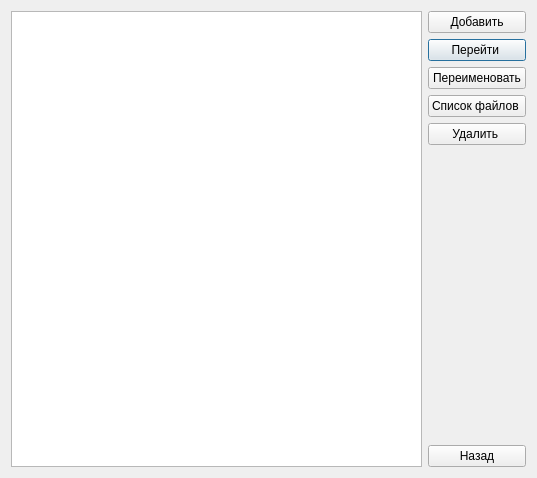
<?xml version="1.0" encoding="UTF-8"?>
<ui version="4.0">
 <class>VersionListForm</class>
 <widget class="QDialog" name="VersionListForm">
  <property name="windowModality">
   <enum>Qt::ApplicationModal</enum>
  </property>
  <property name="geometry">
   <rect>
    <x>0</x>
    <y>0</y>
    <width>537</width>
    <height>478</height>
   </rect>
  </property>
  <property name="windowTitle">
   <string>Список версий проекта</string>
  </property>
  <layout class="QGridLayout" name="gridLayout_2">
   <item row="0" column="1">
    <layout class="QGridLayout" name="gridLayout">
     <item row="5" column="0">
      <spacer name="verticalSpacer">
       <property name="orientation">
        <enum>Qt::Vertical</enum>
       </property>
       <property name="sizeHint" stdset="0">
        <size>
         <width>20</width>
         <height>40</height>
        </size>
       </property>
      </spacer>
     </item>
     <item row="1" column="0">
      <widget class="QPushButton" name="pushButton_2">
       <property name="text">
        <string>Перейти </string>
       </property>
      </widget>
     </item>
     <item row="4" column="0">
      <widget class="QPushButton" name="pushButton_4">
       <property name="text">
        <string>Удалить </string>
       </property>
      </widget>
     </item>
     <item row="6" column="0">
      <widget class="QPushButton" name="pushButton_5">
       <property name="text">
        <string>Назад</string>
       </property>
      </widget>
     </item>
     <item row="0" column="0">
      <widget class="QPushButton" name="pushButton">
       <property name="font">
        <font>
         <kerning>true</kerning>
        </font>
       </property>
       <property name="text">
        <string>Добавить</string>
       </property>
      </widget>
     </item>
     <item row="3" column="0">
      <widget class="QPushButton" name="pushButton_3">
       <property name="text">
        <string>Список файлов </string>
       </property>
      </widget>
     </item>
     <item row="2" column="0">
      <widget class="QPushButton" name="pushButton_6">
       <property name="text">
        <string>Переименовать</string>
       </property>
      </widget>
     </item>
    </layout>
   </item>
   <item row="0" column="0">
    <widget class="QListWidget" name="listWidget"/>
   </item>
  </layout>
 </widget>
 <resources/>
 <connections>
  <connection>
   <sender>pushButton_5</sender>
   <signal>clicked()</signal>
   <receiver>VersionListForm</receiver>
   <slot>close()</slot>
   <hints>
    <hint type="sourcelabel">
     <x>501</x>
     <y>470</y>
    </hint>
    <hint type="destinationlabel">
     <x>493</x>
     <y>402</y>
    </hint>
   </hints>
  </connection>
 </connections>
</ui>
